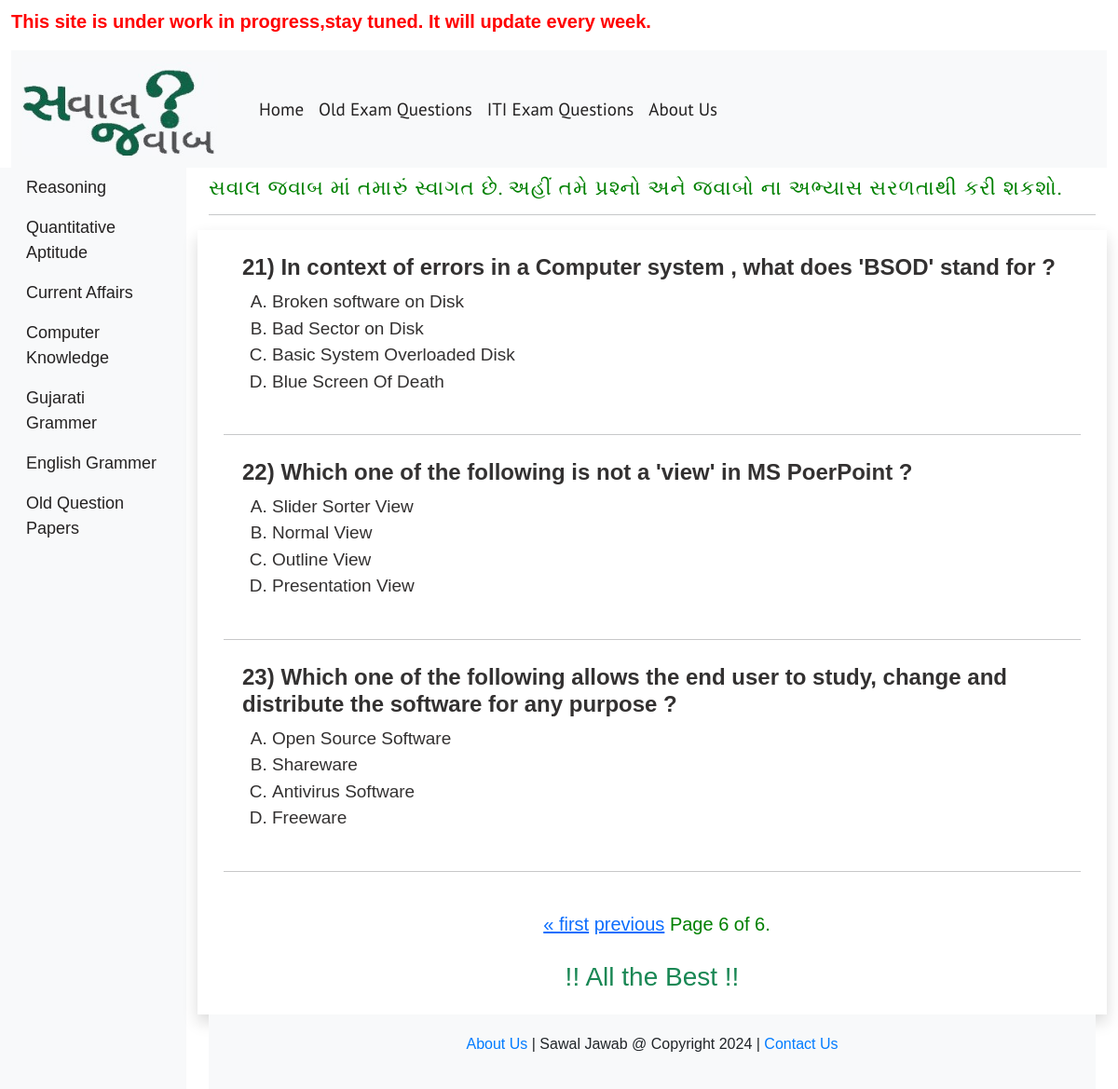
The page /old_questions/Highcourt_Computer_Operator/?page=10 on the database as committed earlier.
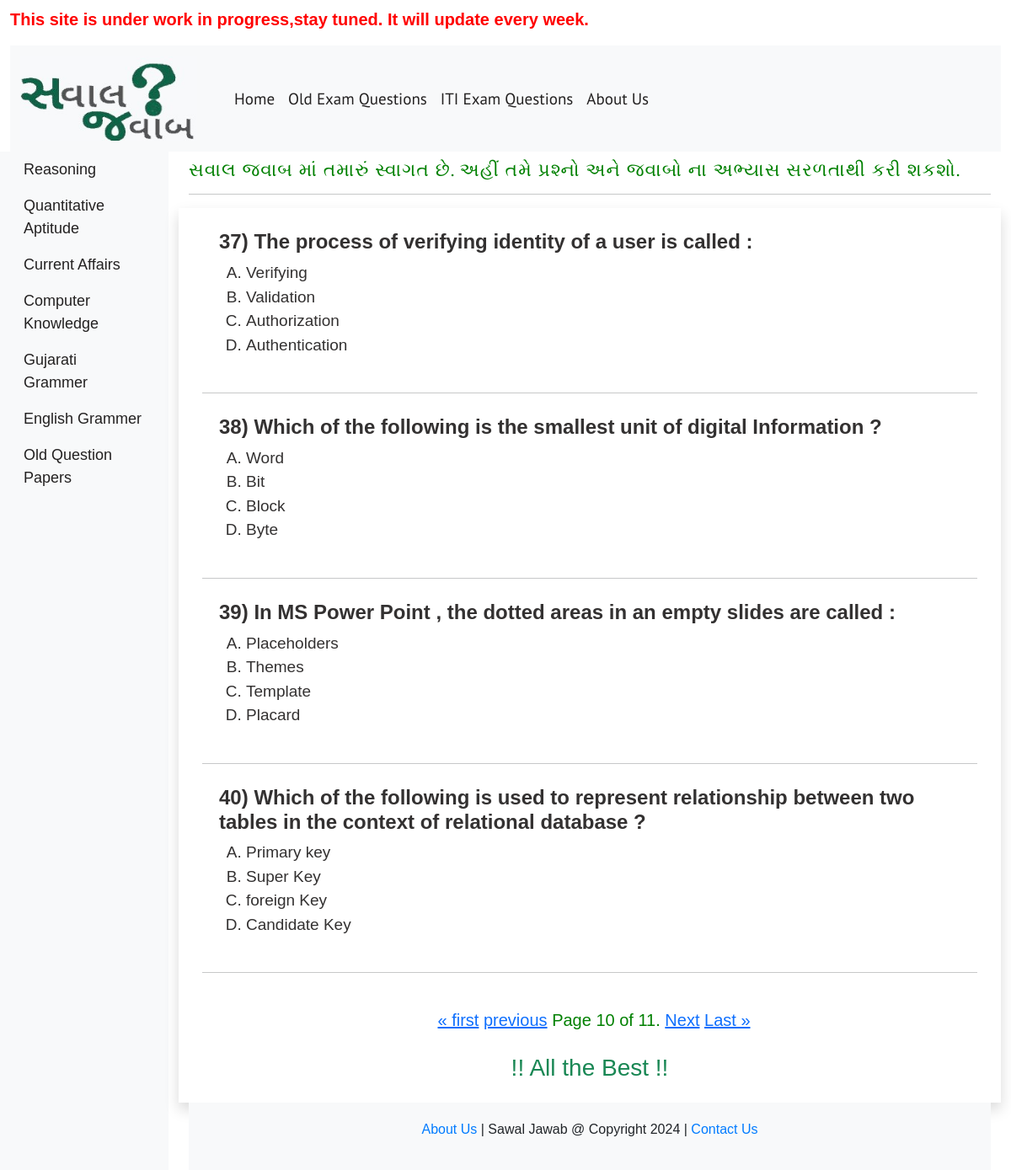
The same page on the database as committed later.
### myapp/models.py (models this page shows)
class Current_Affairs(models.Model):
    question=models.CharField(max_length=500)
    answer=models.CharField(max_length=500)
    opt_A=models.CharField(max_length=500)
    opt_B=models.CharField(max_length=500)
    opt_C=models.CharField(max_length=500)
    opt_D=models.CharField(max_length=500)
    ans_description=models.TextField(max_length=1000)
    category=models.CharField(max_length=300)
    question_topic=models.CharField(max_length=300)

class Question_Paper(Current_Affairs):
    pass

class Current_Affairs(models.Model):
    question=models.CharField(max_length=500)
    answer=models.CharField(max_length=500)
    opt_A=models.CharField(max_length=500)
    opt_B=models.CharField(max_length=500)
    opt_C=models.CharField(max_length=500)
    opt_D=models.CharField(max_length=500)
    ans_description=models.TextField(max_length=1000)
    category=models.CharField(max_length=300)
    question_topic=models.CharField(max_length=300)

### myapp/views.py (the view)
# urls.py: path('old_questions/<slug:category_slug>/',views.Old_questions,name='old_questions_answers'),
def Old_questions(request,category_slug):
    Old_que=Question_Paper.objects.filter(question_topic=category_slug)
    paginator = Paginator(Old_que, 4)
    page_number = request.GET.get("page")
    page_obj = paginator.get_page(page_number)
    return render(request,'myapp/sawaljawab.html',{'page_obj':page_obj})

### myapp/templates/myapp/sawaljawab.html (shortened to what this page needs)
{% extends 'myapp/base.html' %}
{% block content %}
<div class="col-md-9 ml-sm-auto col-lg-10 px-md-4">
    <h3 class="mt-2" id="gujaratiheadings">સવાલ જવાબ માં તમારું સ્વાગત છે. અહીં તમે પ્રશ્નો અને જવાબો ના અભ્યાસ સરળતાથી કરી શકશો.</h3>
    <hr>
    <div class="row mt-2 shadow p-3">
        <div class="currentaffairs">
            <div class="innersection">
                       {% for q in page_obj %}
                            <div>
                                <h4 style="text-align: left; letter-spacing: normal; font-weight:bold;"> <span class="question_id">{{ page_obj.start_index|add:forloop.counter0 }})</span> {{q.question}}</h4>
                                    <ul style="text-align: left; list-style:upper-alpha;">
                                        <li><a onclick="optASelected(this, '{{ q.answer }}', '{{ q.ans_description}}')">{{q.opt_A}}</a></li>
                                        <li><a onclick="optBSelected(this, '{{ q.answer }}', '{{ q.ans_description}}')">{{q.opt_B}}</a></li>
                                        <li><a onclick="optCSelected(this, '{{ q.answer }}', '{{ q.ans_description}}')">{{q.opt_C}}</a></li>
                                        <li><a onclick="optDSelected(this, '{{ q.answer }}', '{{ q.ans_description}}')">{{q.opt_D}}</a></li>
                                    </ul>
                          </div>
                       <hr style="font-weight: bolder;">
                      {% endfor %}
                       <div class="pagination">
                        <span class="step-links"  style="color: green; padding: 15px; font-size: 20px;">
                            {% if page_obj.has_previous %}
                                <a href="?page=1">&laquo; first</a>
                                <a href="?page={{ page_obj.previous_page_number }}">previous</a>
                            {% endif %}
                            <span class="current">
                                Page {{ page_obj.number }} of {{ page_obj.paginator.num_pages }}.
                            </span>
                            {% if page_obj.has_next %}
                                <a href="?page={{ page_obj.next_page_number }}">Next</a>
                                <a href="?page={{ page_obj.paginator.num_pages }}">Last &raquo;</a>
                            {% endif %}
                        </span>
                    </div>
            </div>
    </div>
    <div><h3 class="text-center text-success">!! All the Best !!</h3></div>
{% endblock content %}

Rows that differ between the two databases and show on the page:
no longer on this page (row unchanged): Question_Paper: start_index|add "21", question "In context of errors in a Computer system , what does 'BSOD' stand for ?", opt_A "Broken software on Disk", opt_B "Bad Sector on Disk", opt_C "Basic System Overloaded Disk", opt_D "Blue Screen Of Death"
no longer on this page (row unchanged): Question_Paper: start_index|add "22", question "Which one of the following is not a 'view' in MS PoerPoint ?", opt_A "Slider Sorter View", opt_B "Normal View", opt_C "Outline View", opt_D "Presentation View"
no longer on this page (row unchanged): Question_Paper: start_index|add "23", question "Which one of the following allows the end user to study, change and distribute the software for any purpose ?", opt_A "Open Source Software", opt_B "Shareware", opt_C "Antivirus Software", opt_D "Freeware"
added Question_Paper: start_index|add "37", question "The process of verifying identity of a user is called :", opt_A "Verifying", opt_B "Validation", opt_C "Authorization", opt_D "Authentication"
added Question_Paper: start_index|add "38", question "Which of the following is the smallest unit of digital Information ?", opt_A "Word", opt_B "Bit", opt_C "Block", opt_D "Byte"
added Question_Paper: start_index|add "39", question "In MS Power Point , the dotted areas in an empty slides are called :", opt_A "Placeholders", opt_B "Themes", opt_C "Template", opt_D "Placard"
added Question_Paper: start_index|add "40", question "Which of the following is used to represent relationship between two tables in the context of relational database ?", opt_A "Primary key", opt_B "Super Key", opt_C "foreign Key", opt_D "Candidate Key"
Other text that changed with them:
{{ page_obj.number }}: "6" → "10"
{{ page_obj.paginator.num_pages }}: "6" → "11"
text now shown: "Next Last »"
